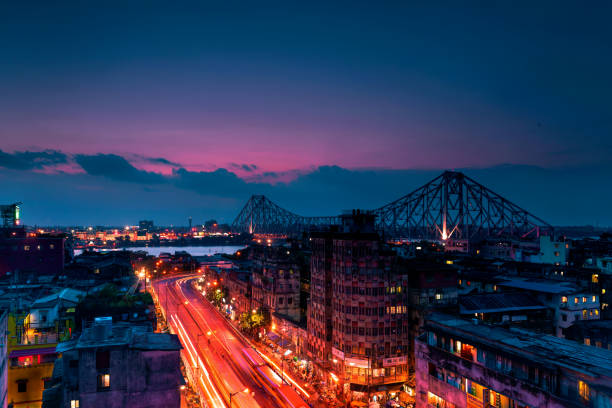
#> input picture Demo.jpg, 612 x 408 px
$ python Negative.py
#> lines starting #> are read from the running program, lines starting #| are printed output that depends on the picture
import cv2

img=cv2.imread('Demo.jpg')
#> img is the input picture: shape (408, 612, 3); mean B, G, R 83.2, 55.3, 47.7

height,width=img.shape[:2]
#> height = 408; width = 612

for i in range(height):
    for j in range(width):
        img[i][j]=255-img[i][j]
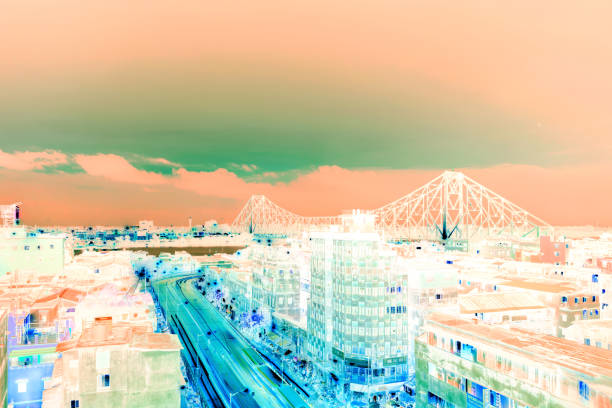
#> img: shape (408, 612, 3); mean B, G, R 171.8, 199.7, 207.3

cv2.imshow('neg',img)
cv2.waitKey(0)
